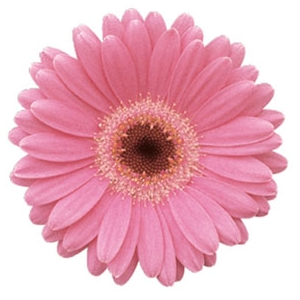
#> input picture assignment3/flower.jpg, 300 x 300 px
$ python Q4.py
#> lines starting #> are read from the running program, lines starting #| are printed output that depends on the picture
from PIL import Image, ImageOps
import numpy as np
from numpy import linalg
from matplotlib import pyplot as plt


def main():
    flower = Image.open("flower.jpg")
#> flower is the input picture: PIL image 300x300 RGB; mean R, G, B 233.2, 176, 190.8

    plt.subplot(421)
    plt.imshow(flower, cmap=plt.cm.gray)
    plt.axis('off')
    plt.title('original')
    plt.subplot(422)
    flower = ImageOps.grayscale(flower)
#> flower: PIL image 300x300 L
    plt.imshow(flower, cmap=plt.cm.gray)
    plt.axis('off')
    plt.title('gray')

    aflower = np.asarray(flower)
    aflower = np.float32(aflower)
    U, S, Vt = linalg.svd(aflower)
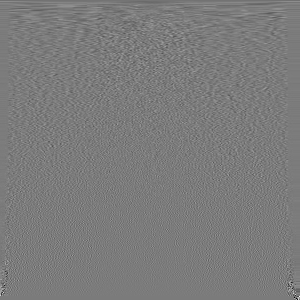
#> Vt: shape (300, 300) float32; min -0.819, max 0.866, mean -0.000221; drawn with min black and max white
#> S = 300 values, max 59775.8 at index 0, min 5.89e-12 at index 296, mean 387.4

    plt.subplot(423)
    k20 = fun(20, S, U, Vt)
    plt.imshow(k20, cmap=plt.cm.gray)
    plt.axis('off')
    plt.title('K = 20')

    plt.subplot(424)
    k50 = fun(50, S, U, Vt)
#> call 2 of fun, with K = 50, S = array of shape (300,)
#> in fun (call 2), `aImk = np.dot(Uk, np.dot(Sk, Vtk))`:
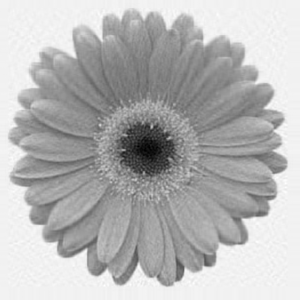
#> aImk: shape (300, 300) float32; min 8.46, max 268.4, mean 194.8; drawn with min black and max white
    plt.imshow(k50, cmap=plt.cm.gray)
    plt.axis('off')
    plt.title('K = 50')

    plt.subplot(425)
    k100 = fun(100, S, U, Vt)
#> call 3 of fun, with K = 100, S = array of shape (300,)
#> in fun (call 3), `Uk = U[:, :K]`:
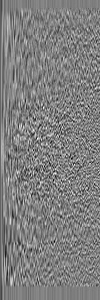
#> Uk: shape (300, 100) float32; min -0.263, max 0.26, mean -0.00049; drawn with min black and max white
#> in fun (call 3), `Vtk = Vt[:K, :]`:
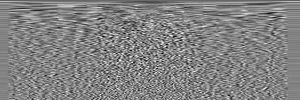
#> Vtk: shape (100, 300) float32; min -0.259, max 0.245, mean -0.000662; drawn with min black and max white
    plt.imshow(k100, cmap=plt.cm.gray)
    plt.axis('off')
    plt.title('K = 100')

    plt.subplot(426)
    k200 = fun(200, S, U, Vt)
#> call 4 of fun, with K = 200, S = array of shape (300,)
#> in fun (call 4), `Uk = U[:, :K]`:
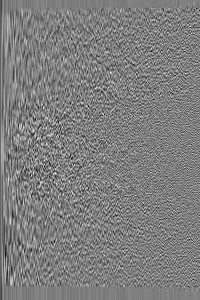
#> Uk: shape (300, 200) float32; min -0.263, max 0.266, mean -0.000245; drawn with min black and max white
#> in fun (call 4), `Vtk = Vt[:K, :]`:
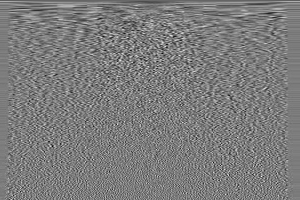
#> Vtk: shape (200, 300) float32; min -0.295, max 0.308, mean -0.000331; drawn with min black and max white
    plt.imshow(k200, cmap=plt.cm.gray)
    plt.axis('off')
    plt.title('K = 200')


    plt.subplot(427)
    plt.plot(S, 'b.')
    plt.savefig('Q4_result.ps')
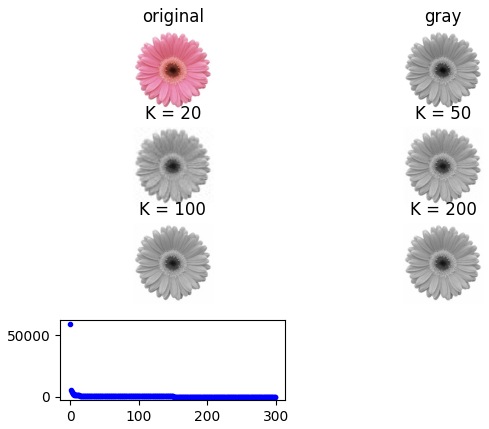
#> figure drawn by matplotlib, 7 panels; panel 7: curve peaks at x = 0, y = 59775.8


    plt.show()


def fun(K, S, U, Vt):
    Sk = np.diag(S[:K])
    Uk = U[:, :K]
    Vtk = Vt[:K, :]
    aImk = np.dot(Uk, np.dot(Sk, Vtk))
    Imk = Image.fromarray(aImk)
    return Imk

if __name__ == '__main__':
    main()
